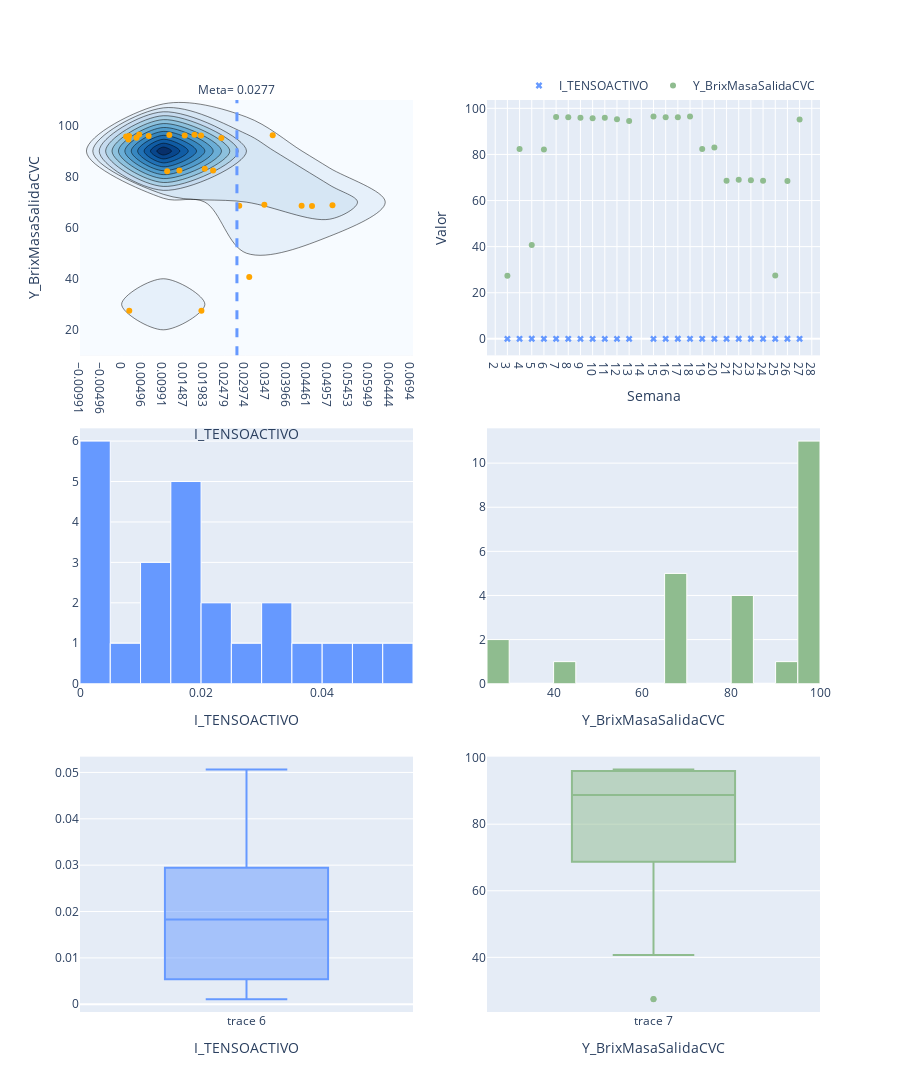
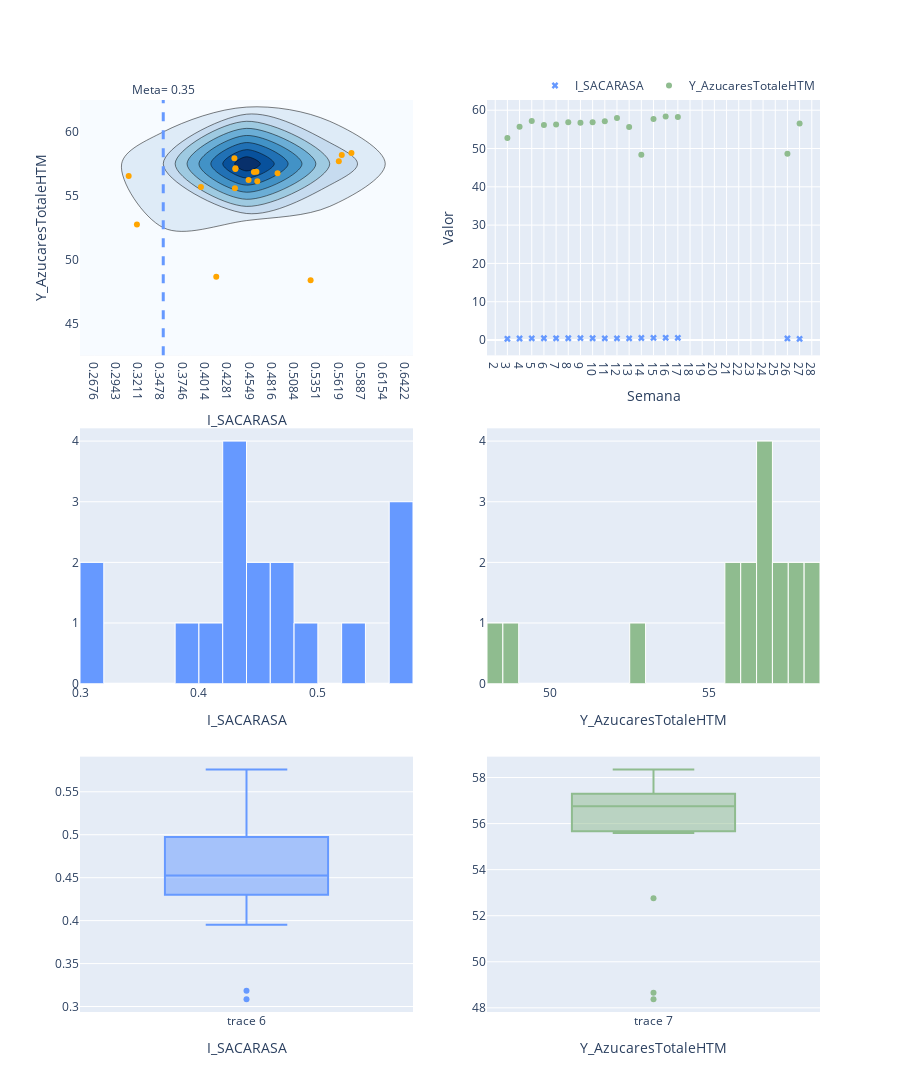
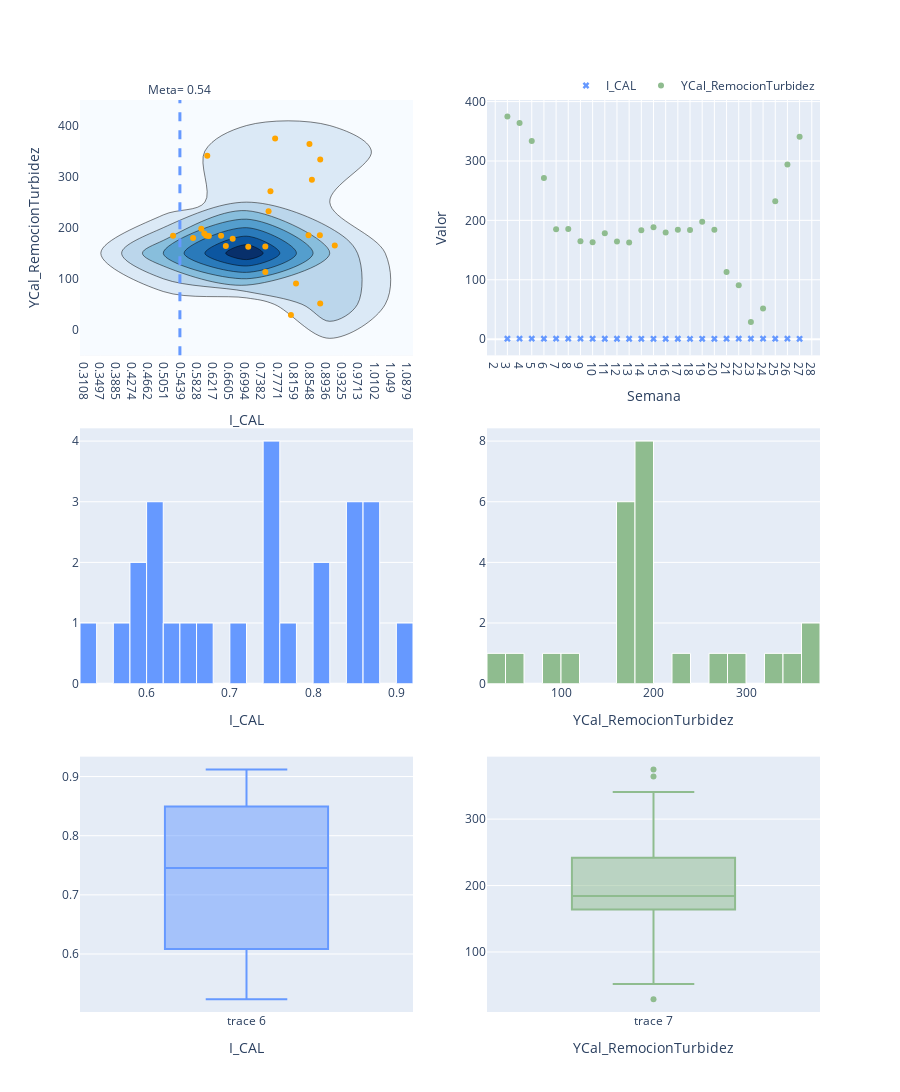
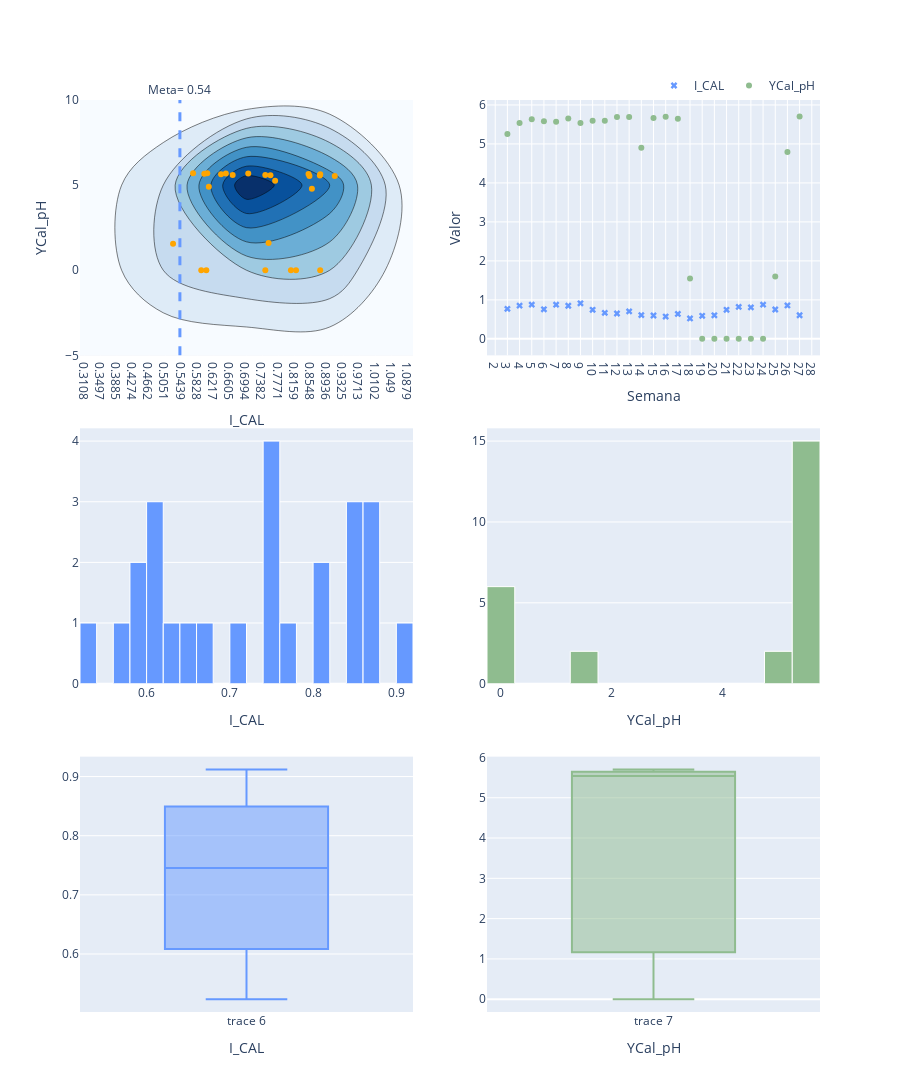

The cell these charts' notebook holds for them, in order:
### Code cell
for i in ys:
    graphs_multi(df_semana, i)

### Figure 1 — Plotly figure (JSON) as saved in the notebook; plotly's stock layout.template omitted (floating-point values rounded to 4 significant figures)
{"data": [{"marker": {"color": "orange"}, "mode": "markers", "showlegend": false, "type": "scatter", "x": [0.001839, 0.01388, 0.03066, 0.01094, 0.01146, 0.01907, 0.0065, 0.001083, 0.001804, 0.003579, 0.001636, 0.004237, 0.01515, 0.0363, 0.0175, 0.02198, 0.01997, 0.02826, 0.03429, 0.05065, 0.04324, 0.01917, 0.04574, 0.02396], "xaxis": "x", "y": [27.42, 82.39, 40.71, 82.12, 96.29, 96.11, 95.89, 95.68, 95.9, 95.26, 94.52, 96.45, 96.14, 96.17, 96.41, 82.38, 83.03, 68.61, 68.97, 68.76, 68.63, 27.46, 68.45, 95.16], "yaxis": "y"}, {"colorscale": [[0, "rgb(247,251,255)"], [0.125, "rgb(222,235,247)"], [0.25, "rgb(198,219,239)"], [0.375, "rgb(158,202,225)"], [0.5, "rgb(107,174,214)"], [0.625, "rgb(66,146,198)"], [0.75, "rgb(33,113,181)"], [0.875, "rgb(8,81,156)"], [1, "rgb(8,48,107)"]], "reversescale": false, "showscale": false, "type": "histogram2dcontour", "x": [0.001839, 0.01388, 0.03066, 0.01094, 0.01146, 0.01907, 0.0065, 0.001083, 0.001804, 0.003579, 0.001636, 0.004237, 0.01515, 0.0363, 0.0175, 0.02198, 0.01997, 0.02826, 0.03429, 0.05065, 0.04324, 0.01917, 0.04574, 0.02396], "xaxis": "x", "y": [27.42, 82.39, 40.71, 82.12, 96.29, 96.11, 95.89, 95.68, 95.9, 95.26, 94.52, 96.45, 96.14, 96.17, 96.41, 82.38, 83.03, 68.61, 68.97, 68.76, 68.63, 27.46, 68.45, 95.16], "yaxis": "y"}, {"marker": {"color": "#6699ff", "symbol": "x"}, "mode": "markers", "name": "I_TENSOACTIVO", "type": "scatter", "x": [3, 4, 5, 6, 7, 8, 9, 10, 11, 12, 13, 15, 16, 17, 18, 19, 20, 21, 22, 23, 24, 25, 26, 27], "xaxis": "x2", "y": [0.001839, 0.01388, 0.03066, 0.01094, 0.01146, 0.01907, 0.0065, 0.001083, 0.001804, 0.003579, 0.001636, 0.004237, 0.01515, 0.0363, 0.0175, 0.02198, 0.01997, 0.02826, 0.03429, 0.05065, 0.04324, 0.01917, 0.04574, 0.02396], "yaxis": "y2"}, {"marker": {"color": "#8fbc8f"}, "mode": "markers", "name": "Y_BrixMasaSalidaCVC", "type": "scatter", "x": [3, 4, 5, 6, 7, 8, 9, 10, 11, 12, 13, 15, 16, 17, 18, 19, 20, 21, 22, 23, 24, 25, 26, 27], "xaxis": "x2", "y": [27.42, 82.39, 40.71, 82.12, 96.29, 96.11, 95.89, 95.68, 95.9, 95.26, 94.52, 96.45, 96.14, 96.17, 96.41, 82.38, 83.03, 68.61, 68.97, 68.76, 68.63, 27.46, 68.45, 95.16], "yaxis": "y2"}, {"marker": {"color": "#6699ff", "line": {"color": "white", "width": 1}}, "name": "I_TENSOACTIVO", "nbinsx": 20, "showlegend": false, "type": "histogram", "x": [0.001839, 0.01388, 0.03066, 0.01094, 0.01146, 0.01907, 0.0065, 0.001083, 0.001804, 0.003579, 0.001636, 0.004237, 0.01515, 0.0363, 0.0175, 0.02198, 0.01997, 0.02826, 0.03429, 0.05065, 0.04324, 0.01917, 0.04574, 0.02396], "xaxis": "x3", "yaxis": "y3"}, {"marker": {"color": "#8fbc8f", "line": {"color": "white", "width": 1}}, "name": "Y_BrixMasaSalidaCVC", "nbinsx": 20, "showlegend": false, "type": "histogram", "x": [27.42, 82.39, 40.71, 82.12, 96.29, 96.11, 95.89, 95.68, 95.9, 95.26, 94.52, 96.45, 96.14, 96.17, 96.41, 82.38, 83.03, 68.61, 68.97, 68.76, 68.63, 27.46, 68.45, 95.16], "xaxis": "x4", "yaxis": "y4"}, {"marker": {"color": "#6699ff"}, "showlegend": false, "type": "box", "xaxis": "x5", "y": [0.001839, 0.01388, 0.03066, 0.01094, 0.01146, 0.01907, 0.0065, 0.001083, 0.001804, 0.003579, 0.001636, 0.004237, 0.01515, 0.0363, 0.0175, 0.02198, 0.01997, 0.02826, 0.03429, 0.05065, 0.04324, 0.01917, 0.04574, 0.02396], "yaxis": "y5"}, {"marker": {"color": "#8fbc8f"}, "showlegend": false, "type": "box", "xaxis": "x6", "y": [27.42, 82.39, 40.71, 82.12, 96.29, 96.11, 95.89, 95.68, 95.9, 95.26, 94.52, 96.45, 96.14, 96.17, 96.41, 82.38, 83.03, 68.61, 68.97, 68.76, 68.63, 27.46, 68.45, 95.16], "yaxis": "y6"}], "layout": {"annotations": [{"showarrow": false, "text": "Meta= 0.0277", "x": 0.0277, "xanchor": "center", "xref": "x", "y": 1, "yanchor": "bottom", "yref": "y domain"}], "height": 1300, "hovermode": "x", "legend": {"orientation": "h", "x": 1, "xanchor": "right", "y": 1, "yanchor": "bottom"}, "shapes": [{"line": {"color": "#6699ff", "dash": "dash", "width": 3}, "type": "line", "x0": 0.0277, "x1": 0.0277, "xref": "x", "y0": 0, "y1": 1, "yref": "y domain"}], "xaxis": {"anchor": "y", "domain": [0, 0.45], "dtick": 0.004957, "title": {"text": "I_TENSOACTIVO"}}, "xaxis2": {"anchor": "y2", "domain": [0.55, 1], "dtick": 1, "title": {"text": "Semana"}}, "xaxis3": {"anchor": "y3", "domain": [0, 0.45], "title": {"text": "I_TENSOACTIVO"}}, "xaxis4": {"anchor": "y4", "domain": [0.55, 1], "title": {"text": "Y_BrixMasaSalidaCVC"}}, "xaxis5": {"anchor": "y5", "domain": [0, 0.45], "title": {"text": "I_TENSOACTIVO"}}, "xaxis6": {"anchor": "y6", "domain": [0.55, 1], "title": {"text": "Y_BrixMasaSalidaCVC"}}, "yaxis": {"anchor": "x", "domain": [0.72, 1], "title": {"text": "Y_BrixMasaSalidaCVC"}}, "yaxis2": {"anchor": "x2", "domain": [0.72, 1], "title": {"text": "Valor"}}, "yaxis3": {"anchor": "x3", "domain": [0.36, 0.64]}, "yaxis4": {"anchor": "x4", "domain": [0.36, 0.64]}, "yaxis5": {"anchor": "x5", "domain": [0, 0.28]}, "yaxis6": {"anchor": "x6", "domain": [0, 0.28]}}}

### Figure 2 — Plotly figure (JSON) as saved in the notebook; plotly's stock layout.template omitted (floating-point values rounded to 4 significant figures)
{"data": [{"marker": {"color": "orange"}, "mode": "markers", "showlegend": false, "type": "scatter", "x": [0.3184, 0.3953, 0.4367, 0.463, 0.4525, 0.4619, 0.4873, 0.4589, 0.4366, 0.4355, 0.4361, 0.527, 0.5609, 0.5761, 0.5644, 0.4137, 0.3085], "xaxis": "x", "y": [52.75, 55.69, 57.15, 56.14, 56.24, 56.88, 56.75, 56.87, 57.1, 57.95, 55.59, 48.37, 57.7, 58.35, 58.2, 48.65, 56.55], "yaxis": "y"}, {"colorscale": [[0, "rgb(247,251,255)"], [0.125, "rgb(222,235,247)"], [0.25, "rgb(198,219,239)"], [0.375, "rgb(158,202,225)"], [0.5, "rgb(107,174,214)"], [0.625, "rgb(66,146,198)"], [0.75, "rgb(33,113,181)"], [0.875, "rgb(8,81,156)"], [1, "rgb(8,48,107)"]], "reversescale": false, "showscale": false, "type": "histogram2dcontour", "x": [0.3184, 0.3953, 0.4367, 0.463, 0.4525, 0.4619, 0.4873, 0.4589, 0.4366, 0.4355, 0.4361, 0.527, 0.5609, 0.5761, 0.5644, 0.4137, 0.3085], "xaxis": "x", "y": [52.75, 55.69, 57.15, 56.14, 56.24, 56.88, 56.75, 56.87, 57.1, 57.95, 55.59, 48.37, 57.7, 58.35, 58.2, 48.65, 56.55], "yaxis": "y"}, {"marker": {"color": "#6699ff", "symbol": "x"}, "mode": "markers", "name": "I_SACARASA", "type": "scatter", "x": [3, 4, 5, 6, 7, 8, 9, 10, 11, 12, 13, 14, 15, 16, 17, 26, 27], "xaxis": "x2", "y": [0.3184, 0.3953, 0.4367, 0.463, 0.4525, 0.4619, 0.4873, 0.4589, 0.4366, 0.4355, 0.4361, 0.527, 0.5609, 0.5761, 0.5644, 0.4137, 0.3085], "yaxis": "y2"}, {"marker": {"color": "#8fbc8f"}, "mode": "markers", "name": "Y_AzucaresTotaleHTM", "type": "scatter", "x": [3, 4, 5, 6, 7, 8, 9, 10, 11, 12, 13, 14, 15, 16, 17, 26, 27], "xaxis": "x2", "y": [52.75, 55.69, 57.15, 56.14, 56.24, 56.88, 56.75, 56.87, 57.1, 57.95, 55.59, 48.37, 57.7, 58.35, 58.2, 48.65, 56.55], "yaxis": "y2"}, {"marker": {"color": "#6699ff", "line": {"color": "white", "width": 1}}, "name": "I_SACARASA", "nbinsx": 20, "showlegend": false, "type": "histogram", "x": [0.3184, 0.3953, 0.4367, 0.463, 0.4525, 0.4619, 0.4873, 0.4589, 0.4366, 0.4355, 0.4361, 0.527, 0.5609, 0.5761, 0.5644, 0.4137, 0.3085], "xaxis": "x3", "yaxis": "y3"}, {"marker": {"color": "#8fbc8f", "line": {"color": "white", "width": 1}}, "name": "Y_AzucaresTotaleHTM", "nbinsx": 20, "showlegend": false, "type": "histogram", "x": [52.75, 55.69, 57.15, 56.14, 56.24, 56.88, 56.75, 56.87, 57.1, 57.95, 55.59, 48.37, 57.7, 58.35, 58.2, 48.65, 56.55], "xaxis": "x4", "yaxis": "y4"}, {"marker": {"color": "#6699ff"}, "showlegend": false, "type": "box", "xaxis": "x5", "y": [0.3184, 0.3953, 0.4367, 0.463, 0.4525, 0.4619, 0.4873, 0.4589, 0.4366, 0.4355, 0.4361, 0.527, 0.5609, 0.5761, 0.5644, 0.4137, 0.3085], "yaxis": "y5"}, {"marker": {"color": "#8fbc8f"}, "showlegend": false, "type": "box", "xaxis": "x6", "y": [52.75, 55.69, 57.15, 56.14, 56.24, 56.88, 56.75, 56.87, 57.1, 57.95, 55.59, 48.37, 57.7, 58.35, 58.2, 48.65, 56.55], "yaxis": "y6"}], "layout": {"annotations": [{"showarrow": false, "text": "Meta= 0.35", "x": 0.35, "xanchor": "center", "xref": "x", "y": 1, "yanchor": "bottom", "yref": "y domain"}], "height": 1300, "hovermode": "x", "legend": {"orientation": "h", "x": 1, "xanchor": "right", "y": 1, "yanchor": "bottom"}, "shapes": [{"line": {"color": "#6699ff", "dash": "dash", "width": 3}, "type": "line", "x0": 0.35, "x1": 0.35, "xref": "x", "y0": 0, "y1": 1, "yref": "y domain"}], "xaxis": {"anchor": "y", "domain": [0, 0.45], "dtick": 0.02676, "title": {"text": "I_SACARASA"}}, "xaxis2": {"anchor": "y2", "domain": [0.55, 1], "dtick": 1, "title": {"text": "Semana"}}, "xaxis3": {"anchor": "y3", "domain": [0, 0.45], "title": {"text": "I_SACARASA"}}, "xaxis4": {"anchor": "y4", "domain": [0.55, 1], "title": {"text": "Y_AzucaresTotaleHTM"}}, "xaxis5": {"anchor": "y5", "domain": [0, 0.45], "title": {"text": "I_SACARASA"}}, "xaxis6": {"anchor": "y6", "domain": [0.55, 1], "title": {"text": "Y_AzucaresTotaleHTM"}}, "yaxis": {"anchor": "x", "domain": [0.72, 1], "title": {"text": "Y_AzucaresTotaleHTM"}}, "yaxis2": {"anchor": "x2", "domain": [0.72, 1], "title": {"text": "Valor"}}, "yaxis3": {"anchor": "x3", "domain": [0.36, 0.64]}, "yaxis4": {"anchor": "x4", "domain": [0.36, 0.64]}, "yaxis5": {"anchor": "x5", "domain": [0, 0.28]}, "yaxis6": {"anchor": "x6", "domain": [0, 0.28]}}}

### Figure 3 — Plotly figure (JSON) as saved in the notebook; plotly's stock layout.template omitted (floating-point values rounded to 4 significant figures)
{"data": [{"marker": {"color": "orange"}, "mode": "markers", "showlegend": false, "type": "scatter", "x": [0.7688, 0.8512, 0.8771, 0.7576, 0.8762, 0.849, 0.9121, 0.7452, 0.6667, 0.6504, 0.7042, 0.6095, 0.5987, 0.5716, 0.639, 0.5235, 0.5913, 0.6034, 0.7452, 0.819, 0.8067, 0.8771, 0.753, 0.8571, 0.6058], "xaxis": "x", "y": [374.9, 364.0, 333.7, 271.2, 185.0, 185.3, 164.9, 163, 178.1, 164.4, 162.7, 183.5, 188.5, 179.7, 184.1, 184.0, 197.9, 184.2, 113.0, 90.91, 28.82, 51.73, 232.3, 293.9, 340.9], "yaxis": "y"}, {"colorscale": [[0, "rgb(247,251,255)"], [0.125, "rgb(222,235,247)"], [0.25, "rgb(198,219,239)"], [0.375, "rgb(158,202,225)"], [0.5, "rgb(107,174,214)"], [0.625, "rgb(66,146,198)"], [0.75, "rgb(33,113,181)"], [0.875, "rgb(8,81,156)"], [1, "rgb(8,48,107)"]], "reversescale": false, "showscale": false, "type": "histogram2dcontour", "x": [0.7688, 0.8512, 0.8771, 0.7576, 0.8762, 0.849, 0.9121, 0.7452, 0.6667, 0.6504, 0.7042, 0.6095, 0.5987, 0.5716, 0.639, 0.5235, 0.5913, 0.6034, 0.7452, 0.819, 0.8067, 0.8771, 0.753, 0.8571, 0.6058], "xaxis": "x", "y": [374.9, 364.0, 333.7, 271.2, 185.0, 185.3, 164.9, 163, 178.1, 164.4, 162.7, 183.5, 188.5, 179.7, 184.1, 184.0, 197.9, 184.2, 113.0, 90.91, 28.82, 51.73, 232.3, 293.9, 340.9], "yaxis": "y"}, {"marker": {"color": "#6699ff", "symbol": "x"}, "mode": "markers", "name": "I_CAL", "type": "scatter", "x": [3, 4, 5, 6, 7, 8, 9, 10, 11, 12, 13, 14, 15, 16, 17, 18, 19, 20, 21, 22, 23, 24, 25, 26, 27], "xaxis": "x2", "y": [0.7688, 0.8512, 0.8771, 0.7576, 0.8762, 0.849, 0.9121, 0.7452, 0.6667, 0.6504, 0.7042, 0.6095, 0.5987, 0.5716, 0.639, 0.5235, 0.5913, 0.6034, 0.7452, 0.819, 0.8067, 0.8771, 0.753, 0.8571, 0.6058], "yaxis": "y2"}, {"marker": {"color": "#8fbc8f"}, "mode": "markers", "name": "YCal_RemocionTurbidez", "type": "scatter", "x": [3, 4, 5, 6, 7, 8, 9, 10, 11, 12, 13, 14, 15, 16, 17, 18, 19, 20, 21, 22, 23, 24, 25, 26, 27], "xaxis": "x2", "y": [374.9, 364.0, 333.7, 271.2, 185.0, 185.3, 164.9, 163, 178.1, 164.4, 162.7, 183.5, 188.5, 179.7, 184.1, 184.0, 197.9, 184.2, 113.0, 90.91, 28.82, 51.73, 232.3, 293.9, 340.9], "yaxis": "y2"}, {"marker": {"color": "#6699ff", "line": {"color": "white", "width": 1}}, "name": "I_CAL", "nbinsx": 20, "showlegend": false, "type": "histogram", "x": [0.7688, 0.8512, 0.8771, 0.7576, 0.8762, 0.849, 0.9121, 0.7452, 0.6667, 0.6504, 0.7042, 0.6095, 0.5987, 0.5716, 0.639, 0.5235, 0.5913, 0.6034, 0.7452, 0.819, 0.8067, 0.8771, 0.753, 0.8571, 0.6058], "xaxis": "x3", "yaxis": "y3"}, {"marker": {"color": "#8fbc8f", "line": {"color": "white", "width": 1}}, "name": "YCal_RemocionTurbidez", "nbinsx": 20, "showlegend": false, "type": "histogram", "x": [374.9, 364.0, 333.7, 271.2, 185.0, 185.3, 164.9, 163, 178.1, 164.4, 162.7, 183.5, 188.5, 179.7, 184.1, 184.0, 197.9, 184.2, 113.0, 90.91, 28.82, 51.73, 232.3, 293.9, 340.9], "xaxis": "x4", "yaxis": "y4"}, {"marker": {"color": "#6699ff"}, "showlegend": false, "type": "box", "xaxis": "x5", "y": [0.7688, 0.8512, 0.8771, 0.7576, 0.8762, 0.849, 0.9121, 0.7452, 0.6667, 0.6504, 0.7042, 0.6095, 0.5987, 0.5716, 0.639, 0.5235, 0.5913, 0.6034, 0.7452, 0.819, 0.8067, 0.8771, 0.753, 0.8571, 0.6058], "yaxis": "y5"}, {"marker": {"color": "#8fbc8f"}, "showlegend": false, "type": "box", "xaxis": "x6", "y": [374.9, 364.0, 333.7, 271.2, 185.0, 185.3, 164.9, 163, 178.1, 164.4, 162.7, 183.5, 188.5, 179.7, 184.1, 184.0, 197.9, 184.2, 113.0, 90.91, 28.82, 51.73, 232.3, 293.9, 340.9], "yaxis": "y6"}], "layout": {"annotations": [{"showarrow": false, "text": "Meta= 0.54", "x": 0.54, "xanchor": "center", "xref": "x", "y": 1, "yanchor": "bottom", "yref": "y domain"}], "height": 1300, "hovermode": "x", "legend": {"orientation": "h", "x": 1, "xanchor": "right", "y": 1, "yanchor": "bottom"}, "shapes": [{"line": {"color": "#6699ff", "dash": "dash", "width": 3}, "type": "line", "x0": 0.54, "x1": 0.54, "xref": "x", "y0": 0, "y1": 1, "yref": "y domain"}], "xaxis": {"anchor": "y", "domain": [0, 0.45], "dtick": 0.03885, "title": {"text": "I_CAL"}}, "xaxis2": {"anchor": "y2", "domain": [0.55, 1], "dtick": 1, "title": {"text": "Semana"}}, "xaxis3": {"anchor": "y3", "domain": [0, 0.45], "title": {"text": "I_CAL"}}, "xaxis4": {"anchor": "y4", "domain": [0.55, 1], "title": {"text": "YCal_RemocionTurbidez"}}, "xaxis5": {"anchor": "y5", "domain": [0, 0.45], "title": {"text": "I_CAL"}}, "xaxis6": {"anchor": "y6", "domain": [0.55, 1], "title": {"text": "YCal_RemocionTurbidez"}}, "yaxis": {"anchor": "x", "domain": [0.72, 1], "title": {"text": "YCal_RemocionTurbidez"}}, "yaxis2": {"anchor": "x2", "domain": [0.72, 1], "title": {"text": "Valor"}}, "yaxis3": {"anchor": "x3", "domain": [0.36, 0.64]}, "yaxis4": {"anchor": "x4", "domain": [0.36, 0.64]}, "yaxis5": {"anchor": "x5", "domain": [0, 0.28]}, "yaxis6": {"anchor": "x6", "domain": [0, 0.28]}}}

### Figure 4 — Plotly figure (JSON) as saved in the notebook; plotly's stock layout.template omitted (floating-point values rounded to 4 significant figures)
{"data": [{"marker": {"color": "orange"}, "mode": "markers", "showlegend": false, "type": "scatter", "x": [0.7688, 0.8512, 0.8771, 0.7576, 0.8762, 0.849, 0.9121, 0.7452, 0.6667, 0.6504, 0.7042, 0.6095, 0.5987, 0.5716, 0.639, 0.5235, 0.5913, 0.6034, 0.7452, 0.819, 0.8067, 0.8771, 0.753, 0.8571, 0.6058], "xaxis": "x", "y": [5.258, 5.539, 5.634, 5.581, 5.572, 5.65, 5.534, 5.592, 5.595, 5.689, 5.689, 4.902, 5.666, 5.699, 5.643, 1.551, 0, 0, 0, 0, 0, 0, 1.601, 4.79, 5.703], "yaxis": "y"}, {"colorscale": [[0, "rgb(247,251,255)"], [0.125, "rgb(222,235,247)"], [0.25, "rgb(198,219,239)"], [0.375, "rgb(158,202,225)"], [0.5, "rgb(107,174,214)"], [0.625, "rgb(66,146,198)"], [0.75, "rgb(33,113,181)"], [0.875, "rgb(8,81,156)"], [1, "rgb(8,48,107)"]], "reversescale": false, "showscale": false, "type": "histogram2dcontour", "x": [0.7688, 0.8512, 0.8771, 0.7576, 0.8762, 0.849, 0.9121, 0.7452, 0.6667, 0.6504, 0.7042, 0.6095, 0.5987, 0.5716, 0.639, 0.5235, 0.5913, 0.6034, 0.7452, 0.819, 0.8067, 0.8771, 0.753, 0.8571, 0.6058], "xaxis": "x", "y": [5.258, 5.539, 5.634, 5.581, 5.572, 5.65, 5.534, 5.592, 5.595, 5.689, 5.689, 4.902, 5.666, 5.699, 5.643, 1.551, 0, 0, 0, 0, 0, 0, 1.601, 4.79, 5.703], "yaxis": "y"}, {"marker": {"color": "#6699ff", "symbol": "x"}, "mode": "markers", "name": "I_CAL", "type": "scatter", "x": [3, 4, 5, 6, 7, 8, 9, 10, 11, 12, 13, 14, 15, 16, 17, 18, 19, 20, 21, 22, 23, 24, 25, 26, 27], "xaxis": "x2", "y": [0.7688, 0.8512, 0.8771, 0.7576, 0.8762, 0.849, 0.9121, 0.7452, 0.6667, 0.6504, 0.7042, 0.6095, 0.5987, 0.5716, 0.639, 0.5235, 0.5913, 0.6034, 0.7452, 0.819, 0.8067, 0.8771, 0.753, 0.8571, 0.6058], "yaxis": "y2"}, {"marker": {"color": "#8fbc8f"}, "mode": "markers", "name": "YCal_pH", "type": "scatter", "x": [3, 4, 5, 6, 7, 8, 9, 10, 11, 12, 13, 14, 15, 16, 17, 18, 19, 20, 21, 22, 23, 24, 25, 26, 27], "xaxis": "x2", "y": [5.258, 5.539, 5.634, 5.581, 5.572, 5.65, 5.534, 5.592, 5.595, 5.689, 5.689, 4.902, 5.666, 5.699, 5.643, 1.551, 0, 0, 0, 0, 0, 0, 1.601, 4.79, 5.703], "yaxis": "y2"}, {"marker": {"color": "#6699ff", "line": {"color": "white", "width": 1}}, "name": "I_CAL", "nbinsx": 20, "showlegend": false, "type": "histogram", "x": [0.7688, 0.8512, 0.8771, 0.7576, 0.8762, 0.849, 0.9121, 0.7452, 0.6667, 0.6504, 0.7042, 0.6095, 0.5987, 0.5716, 0.639, 0.5235, 0.5913, 0.6034, 0.7452, 0.819, 0.8067, 0.8771, 0.753, 0.8571, 0.6058], "xaxis": "x3", "yaxis": "y3"}, {"marker": {"color": "#8fbc8f", "line": {"color": "white", "width": 1}}, "name": "YCal_pH", "nbinsx": 20, "showlegend": false, "type": "histogram", "x": [5.258, 5.539, 5.634, 5.581, 5.572, 5.65, 5.534, 5.592, 5.595, 5.689, 5.689, 4.902, 5.666, 5.699, 5.643, 1.551, 0, 0, 0, 0, 0, 0, 1.601, 4.79, 5.703], "xaxis": "x4", "yaxis": "y4"}, {"marker": {"color": "#6699ff"}, "showlegend": false, "type": "box", "xaxis": "x5", "y": [0.7688, 0.8512, 0.8771, 0.7576, 0.8762, 0.849, 0.9121, 0.7452, 0.6667, 0.6504, 0.7042, 0.6095, 0.5987, 0.5716, 0.639, 0.5235, 0.5913, 0.6034, 0.7452, 0.819, 0.8067, 0.8771, 0.753, 0.8571, 0.6058], "yaxis": "y5"}, {"marker": {"color": "#8fbc8f"}, "showlegend": false, "type": "box", "xaxis": "x6", "y": [5.258, 5.539, 5.634, 5.581, 5.572, 5.65, 5.534, 5.592, 5.595, 5.689, 5.689, 4.902, 5.666, 5.699, 5.643, 1.551, 0, 0, 0, 0, 0, 0, 1.601, 4.79, 5.703], "yaxis": "y6"}], "layout": {"annotations": [{"showarrow": false, "text": "Meta= 0.54", "x": 0.54, "xanchor": "center", "xref": "x", "y": 1, "yanchor": "bottom", "yref": "y domain"}], "height": 1300, "hovermode": "x", "legend": {"orientation": "h", "x": 1, "xanchor": "right", "y": 1, "yanchor": "bottom"}, "shapes": [{"line": {"color": "#6699ff", "dash": "dash", "width": 3}, "type": "line", "x0": 0.54, "x1": 0.54, "xref": "x", "y0": 0, "y1": 1, "yref": "y domain"}], "xaxis": {"anchor": "y", "domain": [0, 0.45], "dtick": 0.03885, "title": {"text": "I_CAL"}}, "xaxis2": {"anchor": "y2", "domain": [0.55, 1], "dtick": 1, "title": {"text": "Semana"}}, "xaxis3": {"anchor": "y3", "domain": [0, 0.45], "title": {"text": "I_CAL"}}, "xaxis4": {"anchor": "y4", "domain": [0.55, 1], "title": {"text": "YCal_pH"}}, "xaxis5": {"anchor": "y5", "domain": [0, 0.45], "title": {"text": "I_CAL"}}, "xaxis6": {"anchor": "y6", "domain": [0.55, 1], "title": {"text": "YCal_pH"}}, "yaxis": {"anchor": "x", "domain": [0.72, 1], "title": {"text": "YCal_pH"}}, "yaxis2": {"anchor": "x2", "domain": [0.72, 1], "title": {"text": "Valor"}}, "yaxis3": {"anchor": "x3", "domain": [0.36, 0.64]}, "yaxis4": {"anchor": "x4", "domain": [0.36, 0.64]}, "yaxis5": {"anchor": "x5", "domain": [0, 0.28]}, "yaxis6": {"anchor": "x6", "domain": [0, 0.28]}}}
